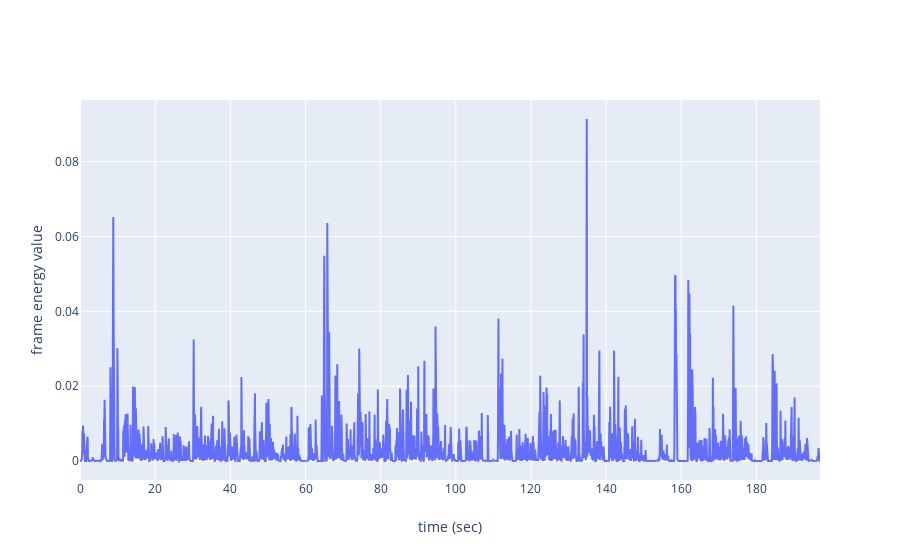

Notebook code for this chart:
### Code cell
# plot short-term energy
# create time axis in seconds
time = np.arange(0, duration - step, win) 
# get the feature whose name is 'energy'
energy = f[fn.index('energy'), :]
mylayout = go.Layout(yaxis=dict(title="frame energy value"), xaxis=dict(title="time (sec)"))
plotly.offline.iplot(go.Figure(data=[go.Scatter(x=time, y=energy)], layout=mylayout))

### Figure 1 — Plotly figure (JSON) as saved in the notebook; plotly's stock layout.template omitted (floating-point values rounded to 4 significant figures; data arrays with more than 128 entries replaced by an {"elided": "..."} marker saying what was removed)
{"data": [{"type": "scatter", "x": {"elided": "3939 float values"}, "y": {"elided": "3939 float values"}}], "layout": {"xaxis": {"title": {"text": "time (sec)"}}, "yaxis": {"title": {"text": "frame energy value"}}}}
